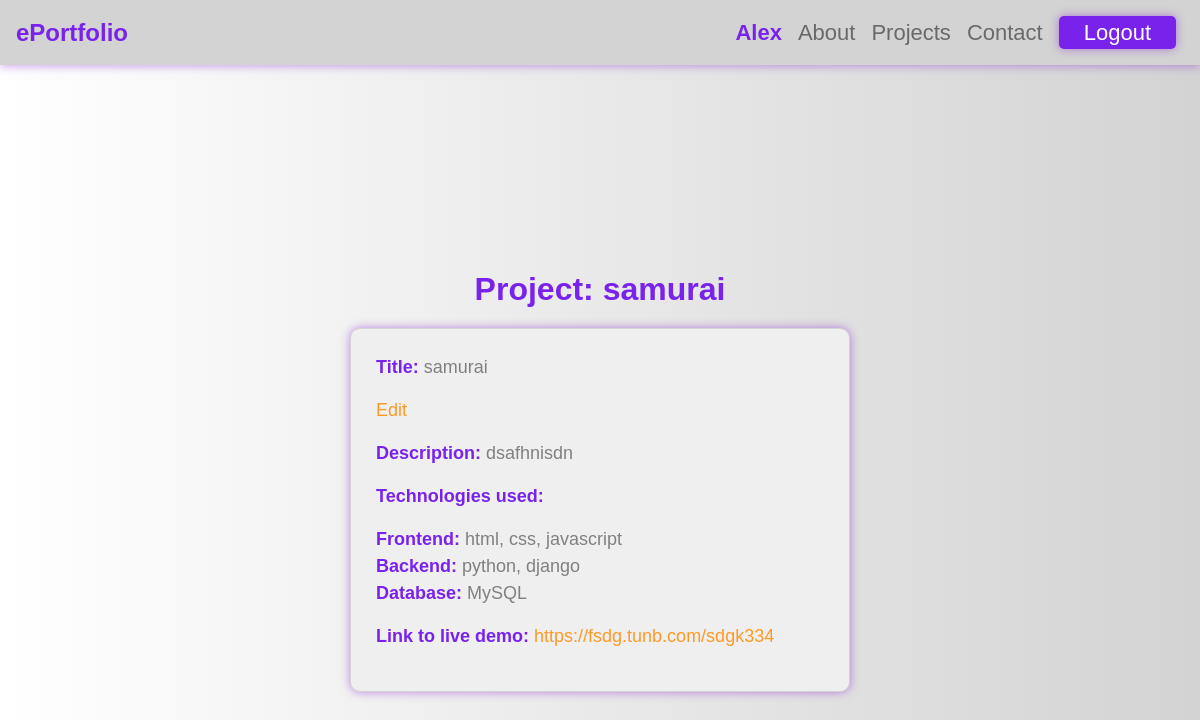
The page /project/3/ (signed in) on the database as committed earlier.
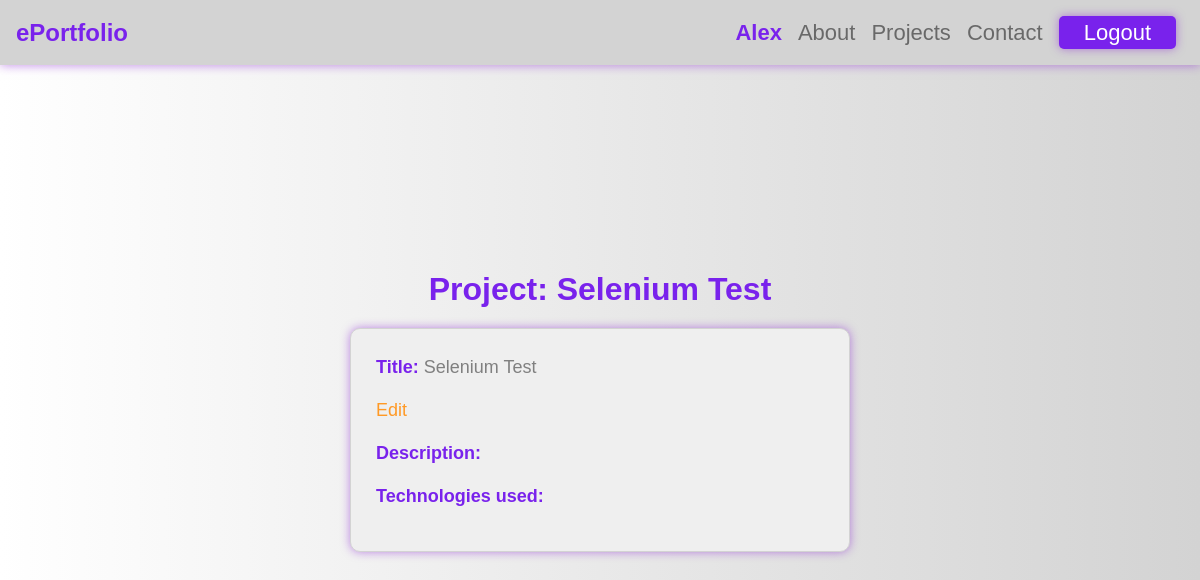
The same page on the database as committed later.
### capstone/models.py (models this page shows, shortened)
class User(AbstractUser):
    pass

class Project(models.Model):
    user = models.ForeignKey(User, on_delete=models.CASCADE, related_name="projects")
    title = models.CharField(max_length=100)
    description = models.TextField(blank=True)
    frontend = models.CharField(max_length=200, default="", blank=True)
    backend = models.CharField(max_length=200, default="", blank=True)
    database = models.CharField(max_length=200, default="", blank=True)
    github = models.CharField(max_length=200, default="", blank=True)
    link_to_live_demo = models.URLField(max_length=500, blank=True, null=True)
    image = models.ImageField(upload_to="images/", blank=True, null=True, verbose_name="image")
    created_at = models.DateTimeField(auto_now_add=True)
    updated_at = models.DateTimeField(auto_now=True)

### capstone/views.py (the view)
# urls.py: path('project/<int:project_id>/', views.project, name='project'),
@login_required
def project(request, project_id):
    if project_id:
        project = Project.objects.get(pk=project_id)
        return render(request, 'capstone/project.html', {'project': project})
    else:
        return redirect('capstone:index')

### capstone/templates/capstone/project.html (shortened to what this page needs)
{% extends "base.html" %}
{% block content %}
<div class="header">
    <h2>Project: {{project.title}}</h2>
</div>
{% if user.is_authenticated %}
<div class="project_div">
    <p><strong>Title:</strong> {{project.title}}</p>
    <p><a href="{% url 'capstone:edit_project' project.id %}">Edit</a></p>
    <p><strong>Description:</strong> {{project.description}}</p>
    <p><strong>Technologies used:</strong></p>
    <ul>
        {% if project.frontend %}
            <li><strong>Frontend: </strong>{{project.frontend}}</li>
        {% endif %}
        {% if project.backend %}
            <li><strong>Backend: </strong>{{project.backend}}</li>
        {% endif %}
        {% if project.database %}
            <li><strong>Database: </strong>{{project.database}}</li>
        {% endif %}
    </ul>
    {% if project.link_to_live_demo %}
        <p><strong>Link to live demo: </strong><a href={{project.link_to_live_demo}}>{{project.link_to_live_demo}}</a></p>
    {% endif %}
</div>
{% endif %}
{% endblock %}

### capstone/templates/base.html (shortened to what this page needs)
{% load static %}
<!DOCTYPE html>
<html lang="en">
    <head>
        <link rel="stylesheet" href="https://cdn.jsdelivr.net/npm/bootstrap-icons@1.11.3/font/bootstrap-icons.min.css">
        <link rel="stylesheet" href="https://stackpath.bootstrapcdn.com/bootstrap/4.4.1/css/bootstrap.min.css">
        <link rel="stylesheet" type="text/css" href="{% static 'capstone/styles.css' %}">
    </head>
    <body>
        <nav class="navbar navbar-expand-lg navbar-light bg-light">
            <a class="navbar-brand" href="{% url 'index' %}">ePortfolio</a>
            <div>
              <ul class="navbar-nav mr-auto">
                {% if user.is_authenticated %}
                    <li class="nav-item">
                        <a class="nav-link" href="{% url 'capstone:profile' %}">
                            <span style="font-weight: bold;">{{user.username}}</span>
                        </a>
                    </li>
                    <li class="nav-item">
                        <a class="nav-link" id="about" href="{% url 'capstone:about' user.username %}">About</a>
                    </li>
                    <li class="nav-item">
                    <a class="nav-link" id="projects" href="{% url 'capstone:projects' user.username %}">Projects</a>
                    </li>
                    <li class="nav-item">
                        <a class="nav-link" id="contact" href="{% url 'capstone:contact' user.username %}">Contact</a>
                    </li>
                    <li class="nav-item">
                        <form class="nav-link" action="{% url 'logout' %}" method="post">
                            <button type="submit" id="logout" class="logout">Logout</button>
                        </form>
                    </li>
                {% endif %}
              </ul>
            </div>
          </nav>
        {% block content %}{% endblock %}
    </body>
</html>

### capstone/static/capstone/styles.css (style rules this page uses)
* { box-sizing: border-box; margin: 0; padding: 0; }
:root { --primary-color: rgb(121, 34, 236); --secondary-color: rgb(96, 0, 222); --light-color: lightgray; --dark-color: gray; --box-shadow: 0 0 10px rgba(133, 23, 212, 0.5); }
html { height: 100%; }
body { font-family: Arial, sans-serif; text-align: center; color: var(--primary-color); background: linear-gradient(to left, var(--light-color), rgba(255, 255, 255, 0.5)); padding: 20px 0; }
.navbar-brand { color: var(--primary-color) !important; font-weight: bold; font-size: 24px; }
.navbar { position: fixed; top: 0; box-shadow: var(--box-shadow); width: 100%; height: 75px; font-size: 18px; background-color: var(--light-color) !important; display: flex; justify-content: space-between; z-index: 2; }
.navbar button { background-color: var(--light-color); border: none; cursor: pointer; color: var(--dark-color); outline: none; }
.navbar-nav span { color: var(--primary-color); font-weight: bold; }
.nav-link { font-size: 22px; }
.header { margin-top: 250px; }
.header h2 { font-weight: bold; }
#logout { padding: 0 25px; border-radius: 5px; border: none; background-color: var(--primary-color); color: white; outline: none; box-shadow: var(--box-shadow); }
a { text-decoration: none !important; color: rgb(255, 153, 37); font-size: 18px; }
.project_div { background-color: rgb(239, 239, 239); text-align: left; width: 500px; height: auto; margin: 0 auto; padding: 25px; margin-top: 20px; font-size: 18px; border-radius: 10px; border: 1px solid var(--light-color); box-shadow: var(--box-shadow); color: var(--dark-color);; }
.project_div strong { color: var(--primary-color); }
@media only screen and (min-width: 640px) { .navbar { height: auto; } }

Rows that differ between the two databases and show on the page:
changed Project: title "samurai" → "Selenium Test"; description "dsafhnisdn" → (not shown); frontend "html, css, javascript" → (not shown); backend "python, django" → (not shown); database "MySQL" → (not shown); link_to_live_demo "https://fsdg.tunb.com/sdgk334" → (not shown)
Other text that changed with them:
text no longer shown: "Frontend: Backend: Database: Link to live demo:"
